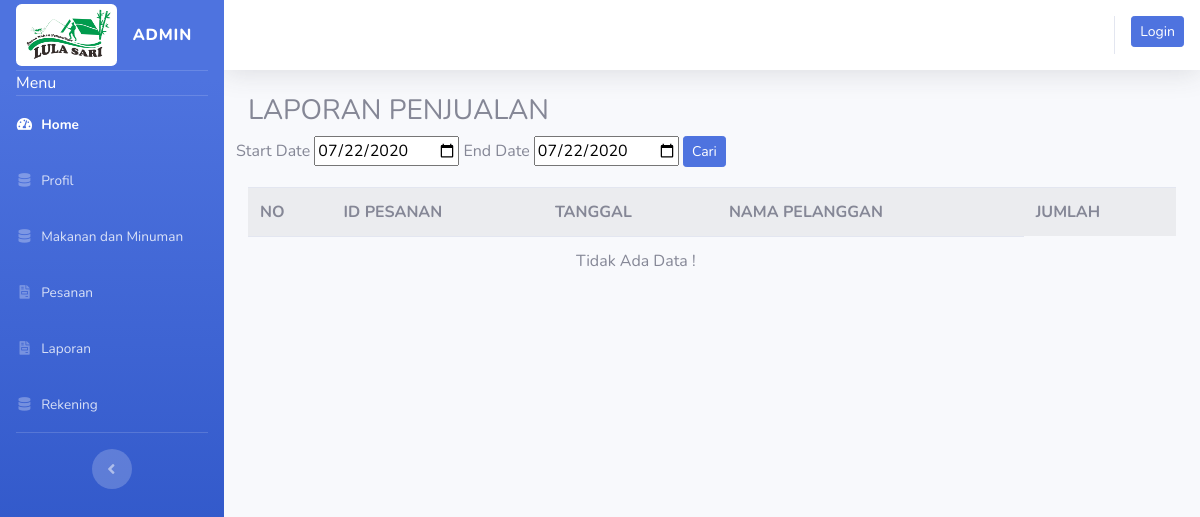
Before: /index.php/admin/laporan with the older database file.
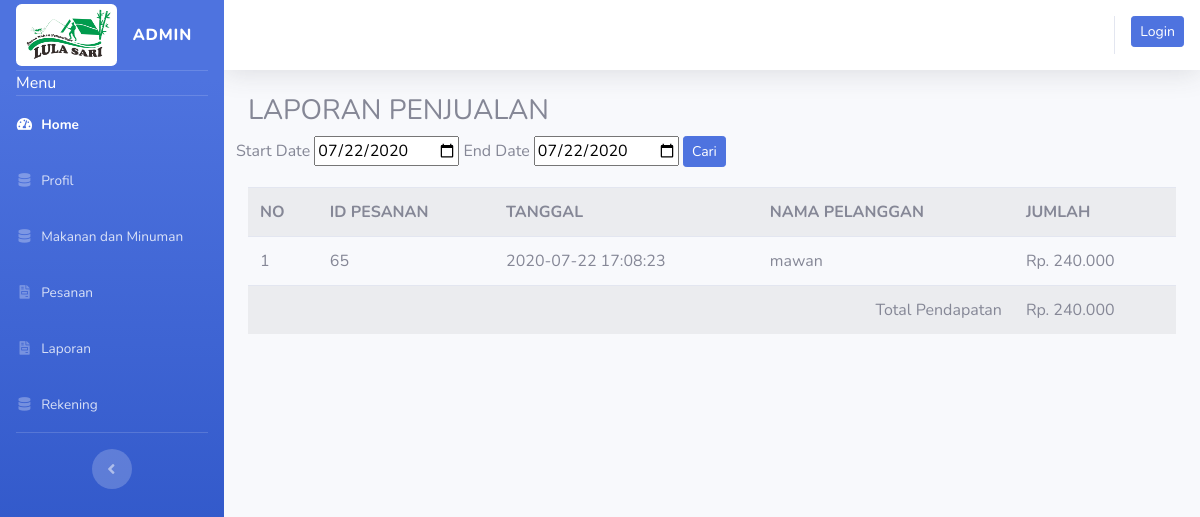
After: the same page with the newer database file.
### tables this page shows
CREATE TABLE `tb_invoice` (
  `id` int(11) NOT NULL,
  `username` varchar(50) NOT NULL,
  `nama` varchar(56) NOT NULL,
  `alamat` varchar(225) NOT NULL,
  `prov` varchar(7) NOT NULL,
  `kab` varchar(7) NOT NULL,
  `kec` varchar(7) NOT NULL,
  `des` varchar(10) NOT NULL,
  `no_tlp` varchar(20) NOT NULL,
  `status` varchar(15) NOT NULL DEFAULT 'dipesan',
  `confirm` varchar(20) NOT NULL DEFAULT 'belum bayar',
  `proses` varchar(50) NOT NULL,
  `komplain` varchar(50) NOT NULL,
  `estimasi` varchar(50) NOT NULL,
  `tgl_pesan` datetime NOT NULL,
  `batas_bayar` datetime NOT NULL
);

### application/controllers/admin/laporan.php (called while the page is built, shortened)
<?php
class Laporan extends CI_Controller {
	public function index()
	{
		$where = array('status' => 'diterima',
						'DATE(tgl_pesan)' => date('Y-m-d')
	);
		$data['lap'] = $this->model_laporan->tampil_data($where);
		$this->load->view('templates_admin/header');
		$this->load->view('templates_admin/sidebar');
		$this->load->view('admin/laporan', $data);
		$this->load->view('templates_admin/footer');
	}
}

### index.php (called while the page is built, shortened)
<?php
require_once BASEPATH.'core/CodeIgniter.php';

### application/models/model_laporan.php (called while the page is built, shortened)
<?php
class Model_laporan extends CI_Model {
	public function tampil_data($where)
	{
		$this->db->select('tb_invoice.*,tb_pesanan.subtotal,sum(tb_pesanan.subtotal) as total')->from('tb_invoice')->join('tb_pesanan', 'tb_pesanan.id_invoice=tb_invoice.id', 'left')->where($where);
		$this->db->group_by(['tb_invoice.id', 'tb_pesanan.id_invoice']);
        $this->db->order_by('id', 'ACS');
        $result = $this->db->get();
        if($result->num_rows() >0){
            return $result->result();
        }else{
            return false;
        }
	}
}

### application/views/admin/laporan.php (the view, shortened to what this page needs)
<div class="container-fluid">
  <h3>LAPORAN PENJUALAN </h3>
  <div class="row">
  <form action="<?php echo base_url('admin/laporan/get_laporan') ?>" method="post" >
    <div class="form-group">
      <label>Start Date</label>
    <input type="date" name="start" value="<?php echo date('Y-m-d') ?>">
    <label>End Date</label>
    <input type="date" name="end" value="<?php echo date('Y-m-d') ?>">
  <button class="btn btn-sm btn-primary" type="submit">Cari</button> </div>
  </form>
</div>
  <table id="table" class="table table-striped table-hover">
    <tr>
      <th>NO</th>
      <th>ID PESANAN</th>
      <th>TANGGAL</th>
      <th>NAMA PELANGGAN</th>
      <th>JUMLAH</th>
    </tr>
    <?php if(!$lap){ ?>
      <tr>
        <td colspan="4" style="text-align: center">Tidak Ada Data !</td>
      </tr>
    <?php
    }else{
    $no = 1;
    $total = 0;
    foreach($lap as $lap):
    $total +=$lap->total;
      ?>
    <tr>
      <td><?php echo $no++ ?></td>
      <td><?php echo $lap->id ?></td>
      <td><?php echo $lap->tgl_pesan ?></td>
      <td><?php echo $lap->nama ?></td>
      <td>Rp. <?php echo number_format($lap->total, 0,',','.') ?></td>
      </tr>
  <?php
endforeach;
  ?>
  <tr>
  <td colspan="4" style="text-align: right;">Total Pendapatan </td>
  <td>Rp. <?php echo number_format($total, 0,',','.') ?></td>
</tr>
<?php } ?>
  </table>
</div>

### application/views/templates_admin/header.php (shortened to what this page needs)
<!DOCTYPE html>
<html lang="en">
<head>
  <link href="<?php echo base_url() ?>assets/vendor/fontawesome-free/css/all.min.css" rel="stylesheet" type="text/css">
  <link href="<?php echo base_url() ?>assets/css/sb-admin-2.min.css" rel="stylesheet">
</head>

### application/views/templates_admin/sidebar.php (shortened to what this page needs)
<body id="page-top">
  <div id="wrapper">
    <ul class="navbar-nav bg-gradient-primary sidebar sidebar-dark accordion" id="accordionSidebar">
      <a class="sidebar-brand d-flex align-items-center justify-content-center" href="<?php echo base_url('welcome'); ?>">
        <div class="sidebar-brand-icon">
        <img src="<?php echo base_url().'/uploads/lulasaribg.png' ?>" alt="" class="img-fluid rounded">
        </div>
        <div class="sidebar-brand-text mx-3">ADMIN</div>
      </a>
      <hr class="sidebar-divider my-0">
      <li class="nav-item">
          <span class="text-white ml-3">Menu</span>
      </li>
      <hr class="sidebar-divider my-0">
      <li class="nav-item active">
        <a class="nav-link" href="<?php echo base_url('welcome'); ?>">
          <i class="fas fa-fw fa-tachometer-alt"></i>
          <span>Home</span></a>
      </li>
       <li class="nav-item">
        <a class="nav-link" href="<?php echo base_url('admin/profil'); ?>">
          <i class="fas fa-fw fa-database"></i>
          <span>Profil</span></a>
      </li>
      <li class="nav-item">
        <a class="nav-link" href="<?php echo base_url('admin/data_makmin'); ?>">
          <i class="fas fa-fw fa-database"></i>
          <span>Makanan dan Minuman</span></a>
      </li>
      <li class="nav-item">
        <a class="nav-link" href="<?php echo base_url('admin/invoice'); ?>">
          <i class="fas fa-fw fa-file-invoice"></i>
          <span>Pesanan</span></a>
      </li>
      <li class="nav-item">
        <a class="nav-link" href="<?php echo base_url('admin/laporan'); ?>">
          <i class="fas fa-fw fa-file-invoice"></i>
          <span>Laporan</span></a>
      </li>
      <li class="nav-item">
        <a class="nav-link" href="<?php echo base_url('admin/rekening'); ?>">
          <i class="fas fa-fw fa-database"></i>
          <span>Rekening</span></a>
      </li>
      <hr class="sidebar-divider d-none d-md-block">
      <div class="text-center d-none d-md-inline">
        <button class="rounded-circle border-0" id="sidebarToggle"></button>
      </div>
    </ul>
    <div id="content-wrapper" class="d-flex flex-column">
      <div id="content">
        <nav class="navbar navbar-expand navbar-light bg-white topbar mb-4 static-top shadow">
          <ul class="navbar-nav ml-auto">
            <ul class="nav navbar-right navbar-nav">
            <?php if($this->session->userdata('username')){ ?>
            <li class="nav-item dropdown no-arrow">
            <a class="nav-link dropdown-toggle" href="#" id="userDropdown" role="button" data-toggle="dropdown" aria-haspopup="true" aria-expanded="false">
              <span class="mr-2 d-none d-lg-inline text-gray-600 small"><?php echo $this->session->userdata('username'); ?></span>
              <img class="img-profile rounded-circle" src="<?php echo base_url().'/uploads/'.$this->session->userdata('gambar');  ?>">
            </a>
            <div class="dropdown-menu dropdown-menu-right shadow animated--grow-in" aria-labelledby="userDropdown">
              <?php if($this->session->userdata('role_id')==1){
              }else{?>
              <a class="dropdown-item" href="<?php echo base_url('user/profil') ?>">
                <i class="fas fa-user fa-sm fa-fw mr-2 text-gray-400"></i>
                Profile
              </a>
              <?php };?>
              <?php if($this->session->userdata('role_id')== 1){ ?>
              <a class="dropdown-item" href="<?php echo base_url('admin/invoice') ?>">
                <i class="fas fa-cogs fa-sm fa-fw mr-2 text-gray-400"></i>
                Dashboard
              </a>
              <?php }else{ ?>
                <a class="dropdown-item" href="<?php echo base_url('user/dashboard_user') ?>">
                <i class="fas fa-cogs fa-sm fa-fw mr-2 text-gray-400"></i>
                Dashboard
              </a>
              <?php }; ?>
              <a class="dropdown-item" href="#">
                <i class="fas fa-list fa-sm fa-fw mr-2 text-gray-400"></i>
                Activity Log
              </a>
              <div class="dropdown-divider"></div>
              <a class="dropdown-item" href="#" data-toggle="modal" data-target="#logoutModal">
                <i class="fas fa-sign-out-alt fa-sm fa-fw mr-2 text-gray-400"></i>
                Logout
              </a>
            </div>
          </li>
            <?php }else{?>
            <li><?php echo anchor('auth/login', '<div class="btn btn-primary btn-sm">Login</div>'); ?></li>
            <?php }?>
            </ul>
          </ul>
        </nav>

### application/views/templates_admin/footer.php (shortened to what this page needs)
</html>

Changed rows visible on the page:
added tb_invoice: id "65", tgl_pesan "2020-07-22 17:08:23", nama "mawan", total "240.000"
Other visible differences:
$total: (not shown) → "240.000"
text no longer shown: "Tidak Ada Data !"
text now shown: "Total Pendapatan Rp."
